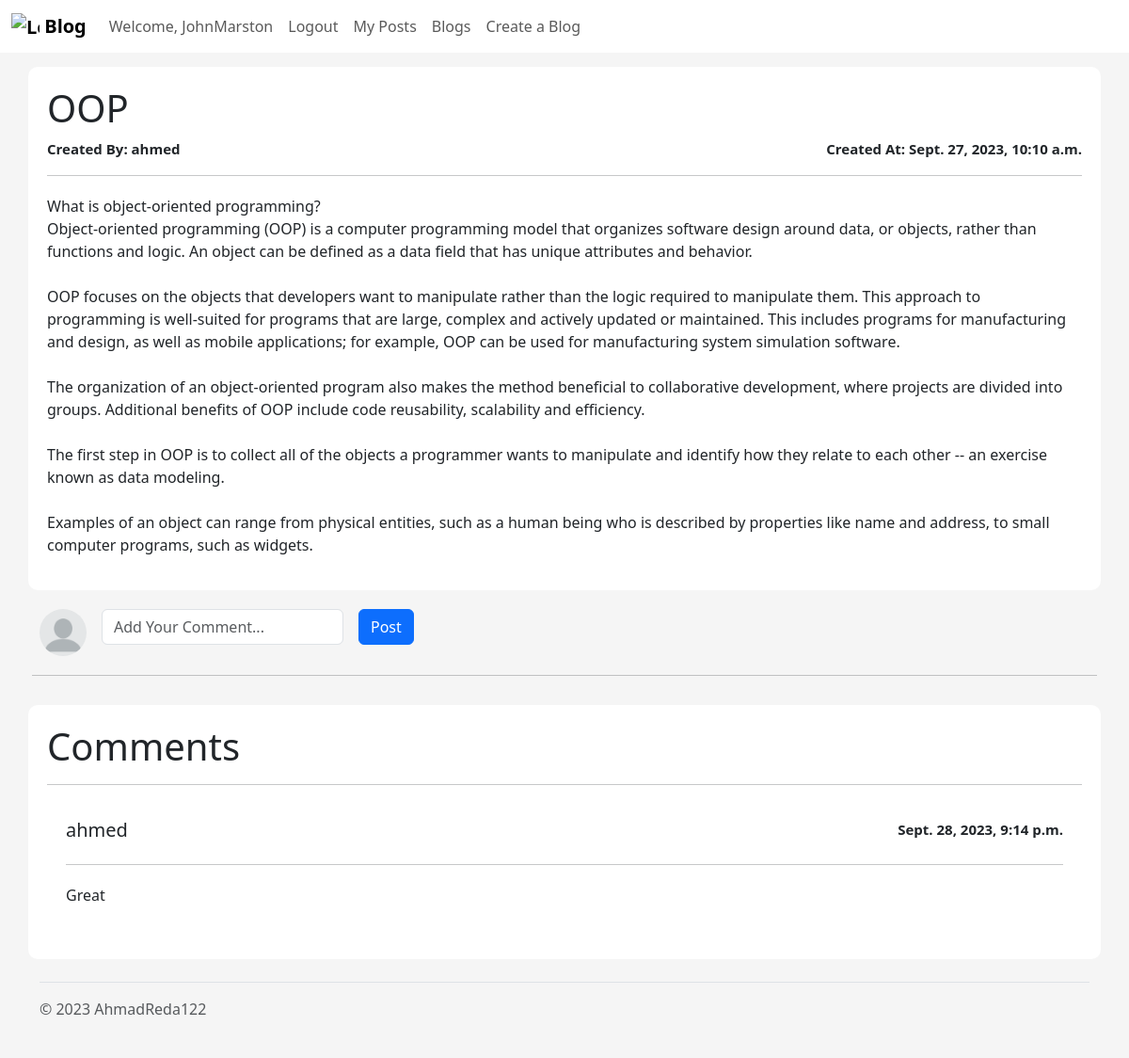
The app's page /blog/id/8/ (signed in), older data.
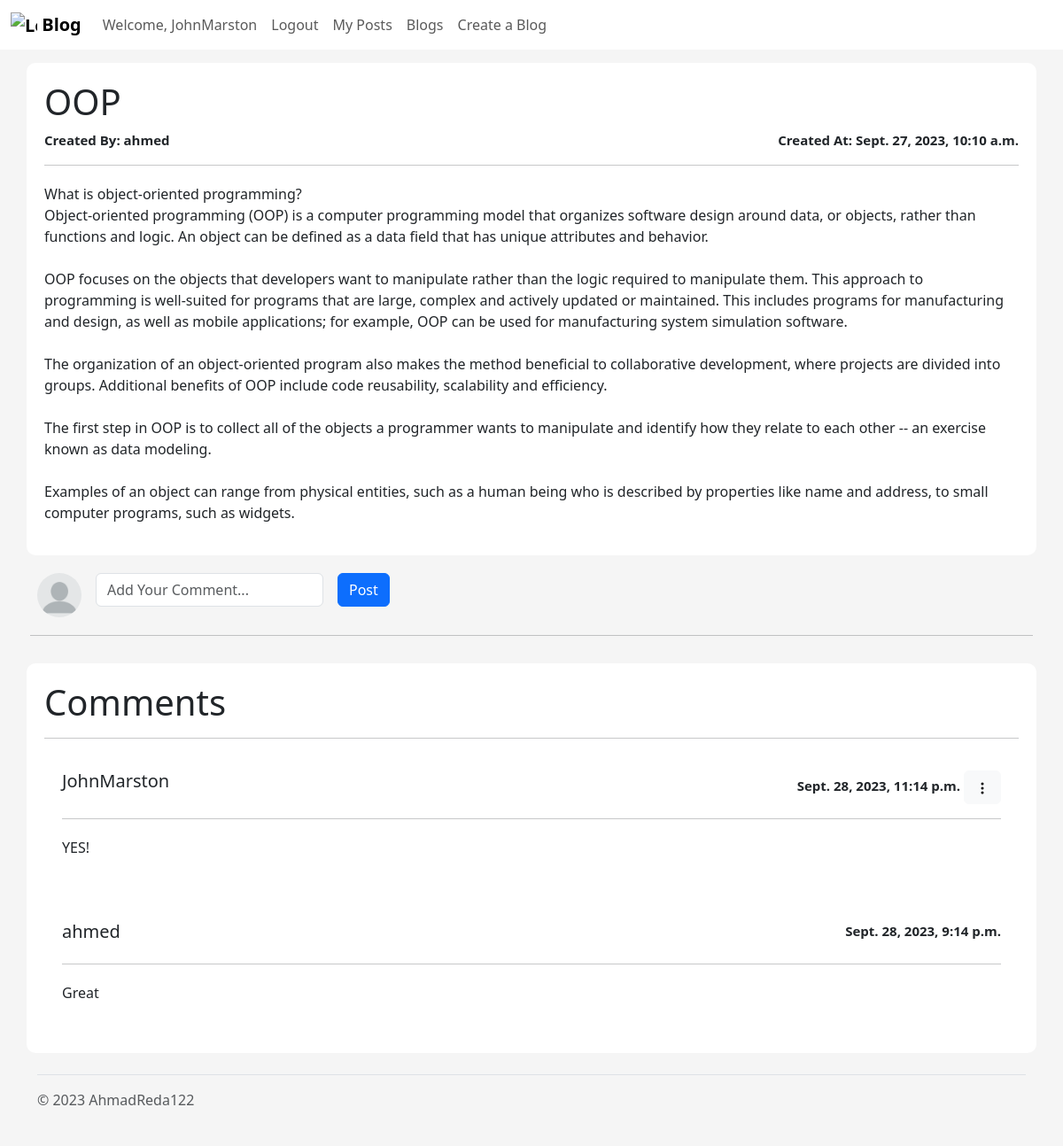
The same page, newer data.
### myApp/models.py (models this page shows)
class Blog(models.Model):
  ID = models.BigAutoField(auto_created = True, primary_key=True, verbose_name="ID")
  title = models.CharField(max_length=200)
  content = models.TextField()
  author = models.ForeignKey(User, on_delete=models.CASCADE, blank=False)
  created_at = models.DateTimeField(auto_now_add=True, blank=True)
  updated_at = models.DateTimeField(auto_now=True)

class Comment(models.Model):
  ID = models.BigAutoField(auto_created = True, primary_key=True, verbose_name="ID")
  content = models.TextField()
  user = models.ForeignKey(User, on_delete=models.CASCADE, blank=False)
  blog = models.ForeignKey(Blog, on_delete=models.CASCADE, blank=False)
  created_at = models.DateTimeField(auto_now_add=True, blank=True)
  updated_at = models.DateTimeField(auto_now=True)

### myApp/views.py (the view)
# urls.py: path("blog/id/<int:id>/", views.blogPage, name="blogPage"),
def blogPage(request, id):
    if request.user.is_authenticated:
        _blog = Blog.objects.get(ID=id)
        comments = Comment.objects.filter(blog=_blog).order_by("-created_at")
        context = {"Blog": _blog , "Comments": comments}
        return render(request, "Blog/blogPage.html", context)
    else:
        return redirect("login")

### myApp/templates/Blog/blogPage.html (shortened to what this page needs)
<!DOCTYPE html>
<html lang="en">
	{% load static %} {% load crispy_forms_tags %}
	<head>
		<link href="{% static 'css/bootstrap.css' %}" rel="stylesheet" />
		<link href="{% static 'css/home.css' %}" rel="stylesheet" />
		<link href="{% static 'css/blogPage.css' %}" rel="stylesheet" />
	</head>
	<body>
		{% include "Blog/blogNavBar.html" %}
		<div class="container-sm container">
			<div class="header">
				<h1>{{Blog.title}}</h1>
			</div>
			<div class="little">
				<div>Created By: {{ Blog.author.username }}</div>
				<div>Created At: {{ Blog.created_at }}</div>
			</div>
			<hr />
			<div class="content">
				<pre class="text-break fs-6" style="white-space: pre-wrap;">{{Blog.content}}</pre>
			</div>
		</div>
		<div class="container-sm commentSection">
			<form class="row g-3 form" method="POST" action="{% url "addComment" blog_id=Blog.ID %}">
				<div class="col-auto">
					<img
						class="img-icon"
						src="{% static 'images/blank-profile-picture-973460_1920.png'%}"
					/>
				</div>
				<div class="col-auto">
					<input
						class="form-control"
						type="text"
						name="comment"
						placeholder="Add Your Comment..."
					/>
				</div>
				<div class="col-auto">
					<button type="submit" class="btn btn-primary mb-3">Post</button>
				</div>
				<hr />
			</form>
		</div>
    <div class="container-sm container">
			<h1>Comments</h1>
      <hr>
      {% for comment in Comments %}
      <div class="container-sm container">
			<div class="little">
				<h5>{{ comment.user.username }}</h5>
				<div>
					{{ comment.created_at }}
					{% if request.user == comment.user %}
					<span class="dropdown">
						<button class="btn btn-light" type="button" data-bs-toggle="dropdown" aria-expanded="false">
							<svg xmlns="http://www.w3.org/2000/svg" width="16" height="16" fill="currentColor" class="bi bi-three-dots-vertical" viewBox="0 0 16 16">
								<path d="M9.5 13a1.5 1.5 0 1 1-3 0 1.5 1.5 0 0 1 3 0zm0-5a1.5 1.5 0 1 1-3 0 1.5 1.5 0 0 1 3 0zm0-5a1.5 1.5 0 1 1-3 0 1.5 1.5 0 0 1 3 0z"/>
							</svg>
						</button>
					</span>
					{% endif %}
			</div>
			</div>
			<hr />
			<div class="content">
				<pre class="text-break fs-6">{{comment.content}}</pre>
			</div>
    </div>
      {% endfor %}
		</div>
		{% include "Blog/footer.html" %}
	</body>
</html>

### myApp/templates/Blog/blogNavBar.html (shortened to what this page needs)
{% block content %}
<nav class="navbar sticky-top navbar-expand-lg" style="background-color: white;">
	<div class="container-fluid">
    <a class="navbar-brand" href="#">
      <img src="https://getbootstrap.com/docs/5.3/assets/brand/bootstrap-logo.svg" alt="Logo" width="30" height="24" class="d-inline-block align-text-top">
      Blog
    </a>
		<div class="collapse navbar-collapse" id="navbarSupportedContent">
				<ul class="navbar-nav mr-auto">
					{% if user.is_authenticated %}
          <li class="nav-item">
            <a class="nav-link" href="#">Welcome, {{user.username}}</a>
          </li>
					<li class="nav-item">
						<a class="d-flex nav-link" href="{% url "logout" %}">Logout</a>
					</li>
          <li class="nav-item">
            <a class="nav-link" href="{% url "myBlogs" %}">My Posts</a>
          </li>
					{% else %}
					<li class="nav-item">
						<a class="d-flex nav-link" href="{% url "login" %}">Login</a>
					</li>
					{% endif %}
          <li class="nav-item">
            <a class="nav-link" href="{% url "showBlogs" %}">Blogs</a>
          </li>
          <li class="nav-item">
            <a class="nav-link" href="{% url "createBlog"%}">Create a Blog</a>
          </li>
				</ul>
			</div>
		</div>
</nav>
{% endblock %}

### myApp/templates/Blog/footer.html (shortened to what this page needs)
<div id="footer" class="container-md">
	<footer
		class="d-flex flex-wrap justify-content-between align-items-center py-3 my-4 border-top"
	>
		<p class="col-md-4 mb-0 text-body-secondary">
			<a
				class="nav-link text-body-secondary"
				href="https://github.com/Ahmedreda122"
				>© 2023 AhmadReda122</a
			>
		</p>
	</footer>
</div>

### myApp/static/css/home.css (style rules this page uses)
body { background-color: #f5f5f5; }
.little { font-size: 14px; display: flex; justify-content: space-between; }
a { text-decoration: none; color: var(--bs-black); font-weight: 700; }
.container { background-color: white; padding: 20px; margin-top: 15px; border-radius: 10px; box-shadow: 0 0 0 1.5px rgba(var(--grey-900), 0.05); }
.container-md { position: relative; }

### myApp/static/css/blogPage.css (style rules this page uses)
.little { font-weight: 600; font-size: 15px; }
.content { margin-top: 20px; }
pre { font-family: var(--bs-body-font-family); }
.commentSection { display: flex; align-items: center; margin-top: 20px; }
.img-icon { width: 50px; height: 50px; border-radius: 50%; }
.form { flex: 1; }
input[type="text"] { width: 100%; }
.header { display: flex; justify-content: space-between; align-items: center; }

Row changes from the older to the newer data that the page shows:
added Comment: user.username "JohnMarston", created_at "Sept. 28, 2023, 11:14 p.m.", content "YES!"
